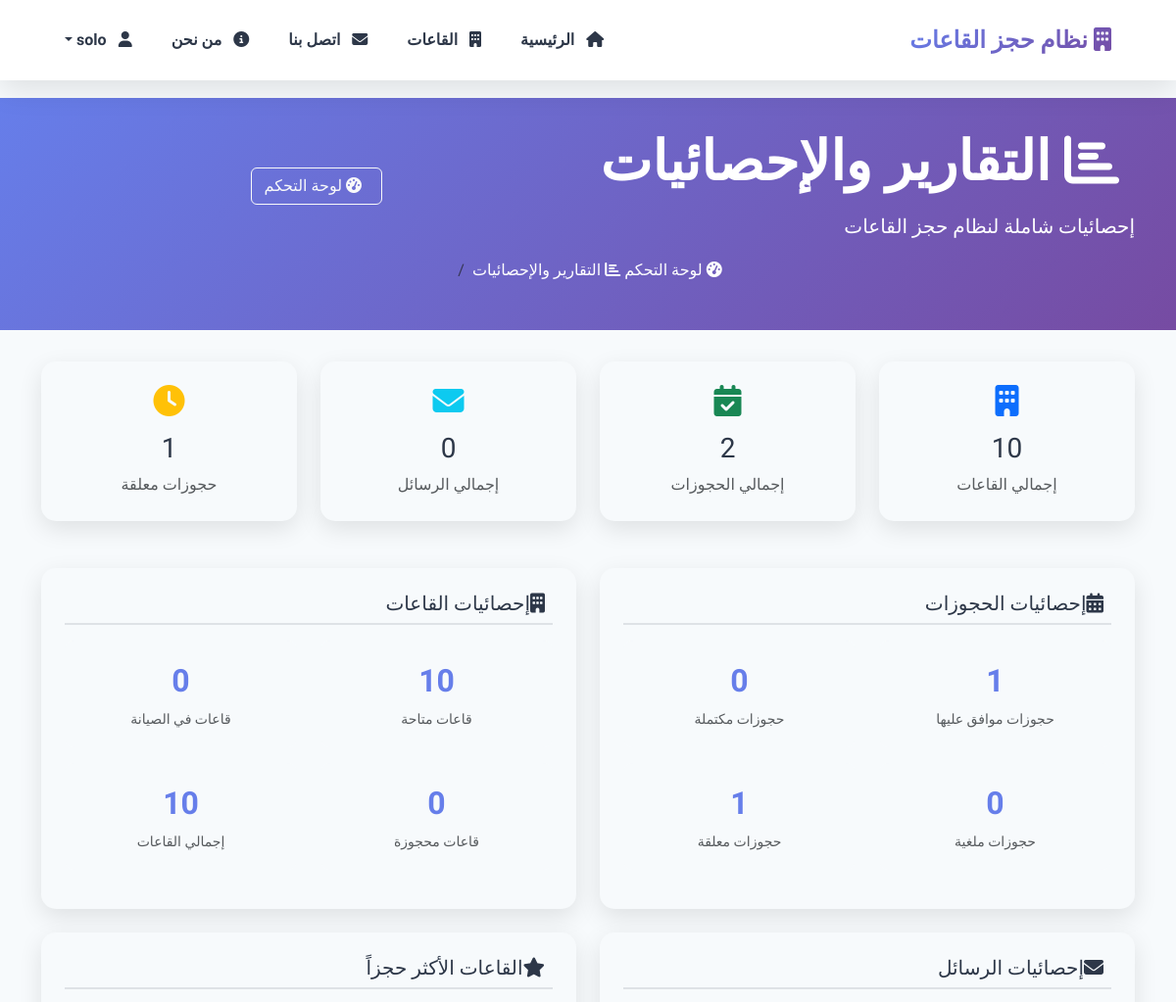
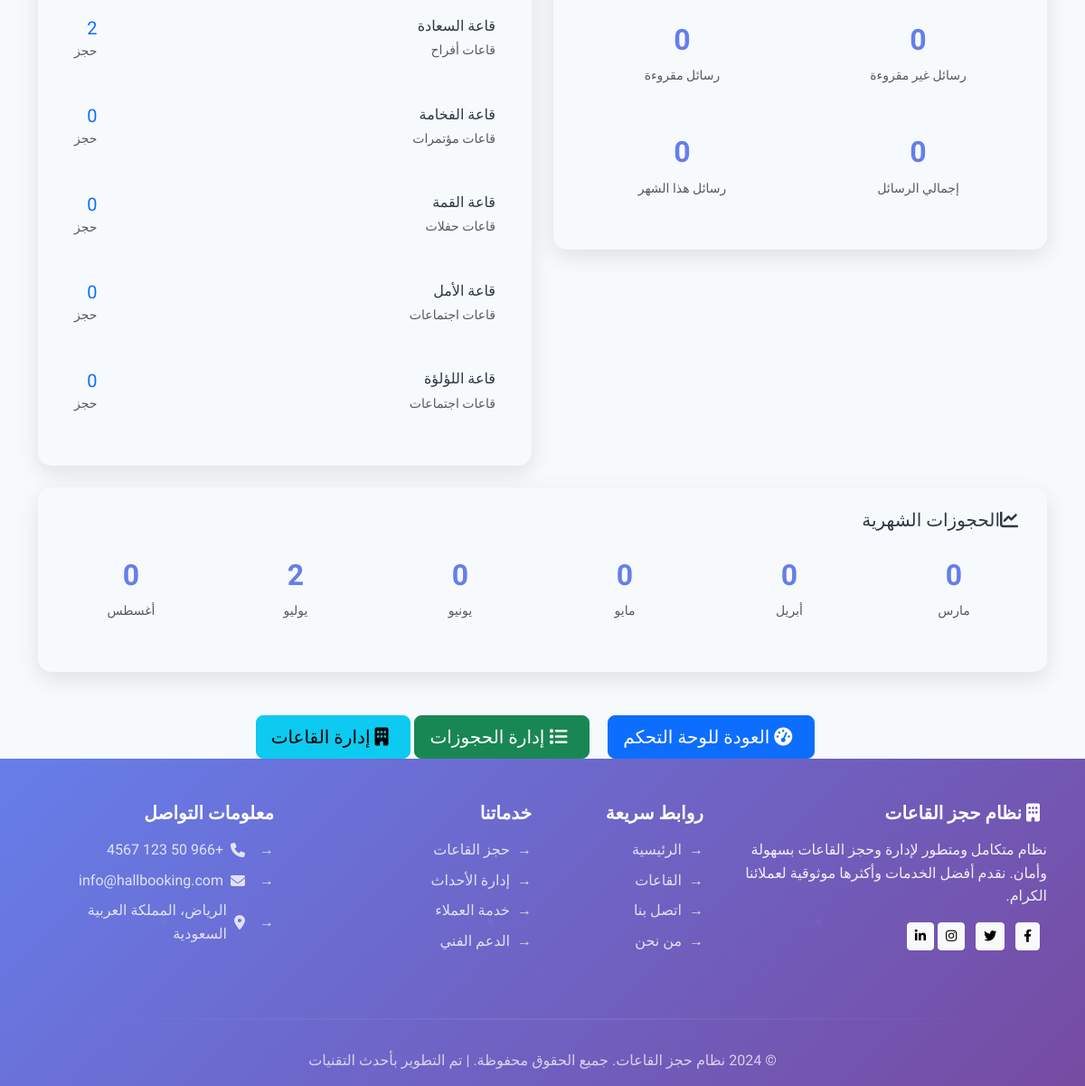
Before: /dashboard/reports/ (signed in) with the older database file (2 pictures, top to bottom).
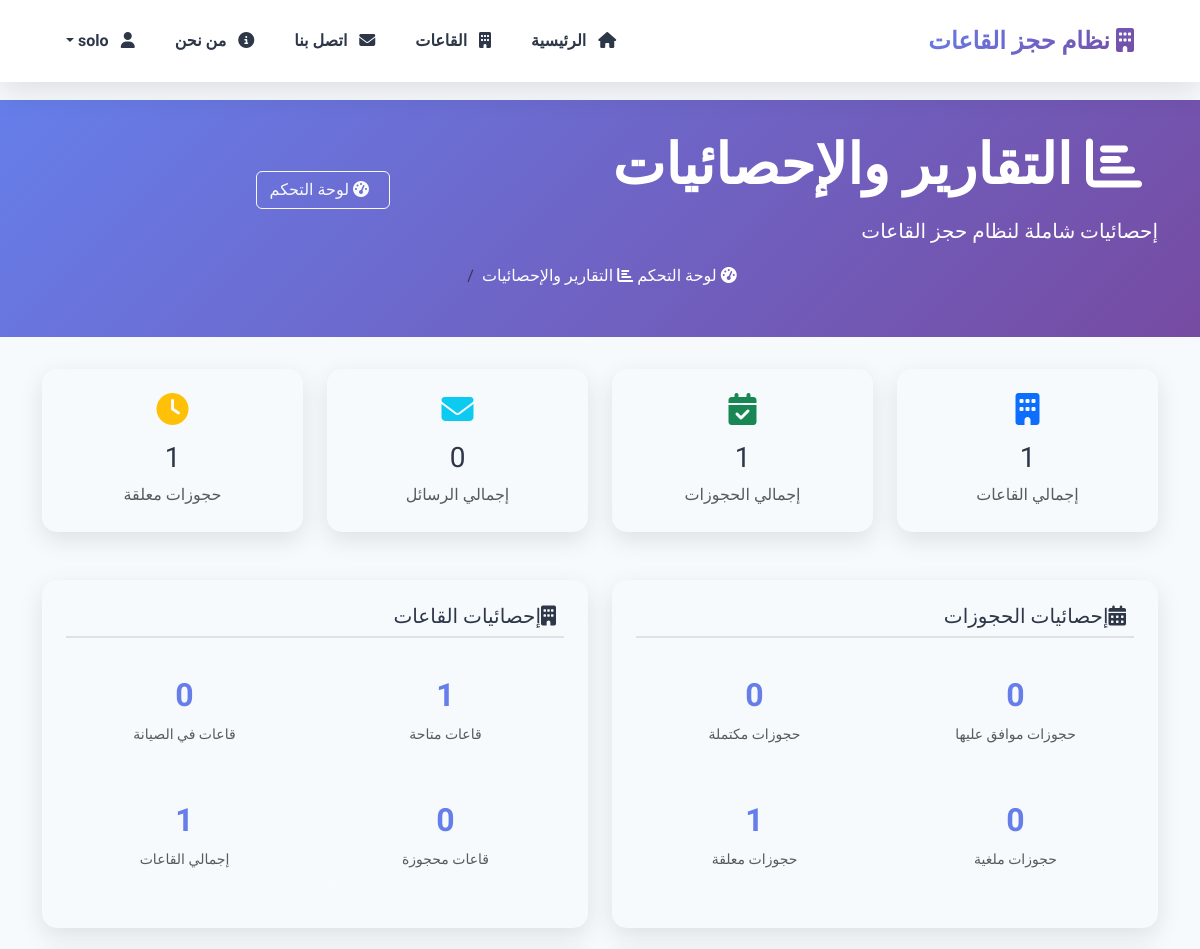
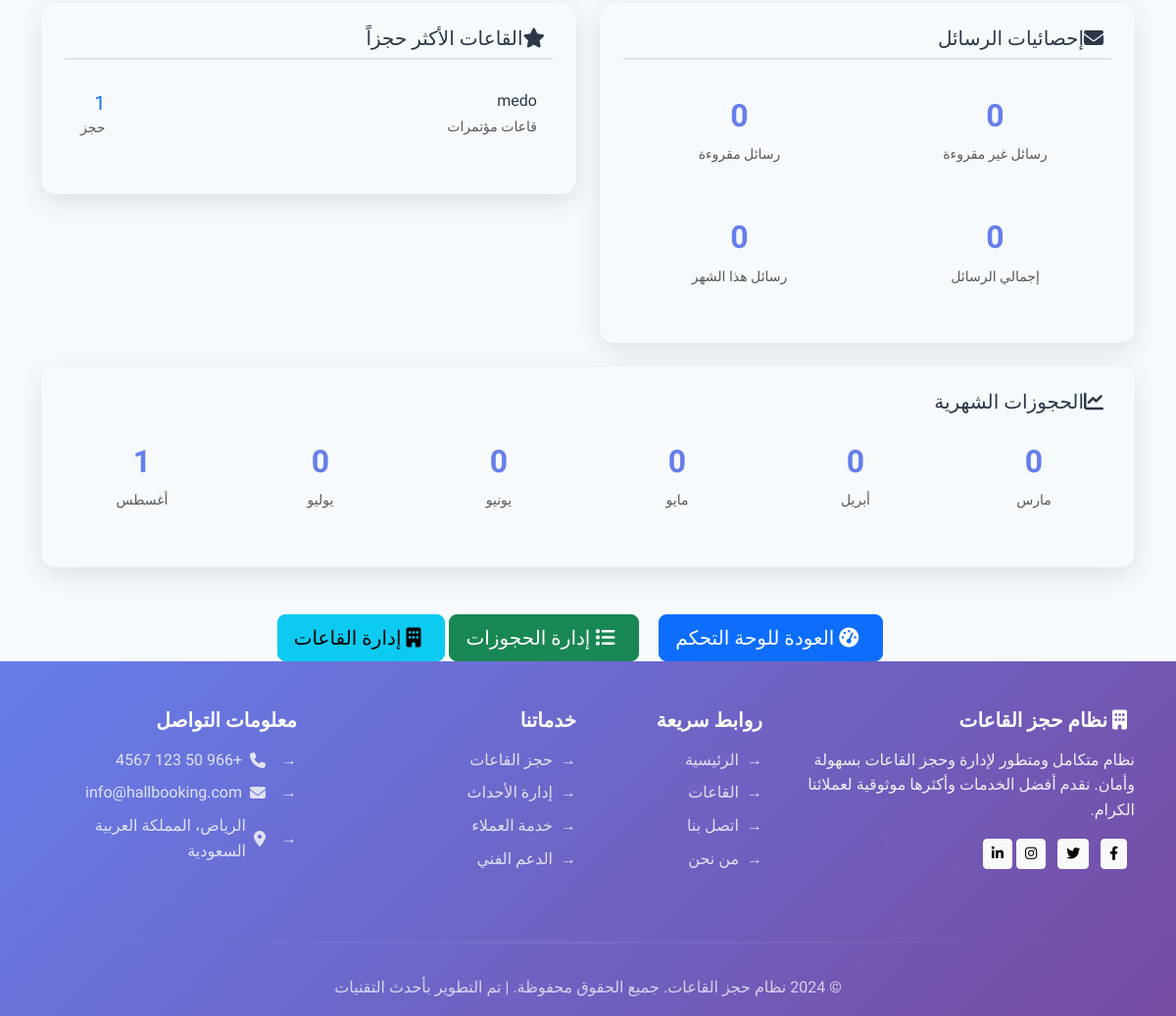
After: the same page with the newer database file (2 pictures, top to bottom).
### hall_booking/models.py (models this page shows, shortened)
class Hall(models.Model):
    STATUS_CHOICES = [
        ('available', 'متاح'),
        ('maintenance', 'صيانة'),
        ('booked', 'محجوز'),
    ]
    name = models.CharField(max_length=200, verbose_name="اسم القاعة")
    category = models.ForeignKey(Category, on_delete=models.CASCADE, verbose_name="الفئة")
    description = models.TextField(verbose_name="الوصف")
    capacity = models.PositiveIntegerField(verbose_name="السعة")
    price_per_hour = models.DecimalField(max_digits=10, decimal_places=2, verbose_name="السعر للساعة")
    image = models.ImageField(upload_to='halls/', verbose_name="الصورة")
    status = models.CharField(max_length=20, choices=STATUS_CHOICES, default='available', verbose_name="الحالة")
    features = models.JSONField(default=list, verbose_name="المميزات")
    created_at = models.DateTimeField(auto_now_add=True, verbose_name="تاريخ الإنشاء")
    updated_at = models.DateTimeField(auto_now=True, verbose_name="تاريخ التحديث")
    class Meta:
        verbose_name = "قاعة"
        verbose_name_plural = "القاعات"

class Category(models.Model):
    name = models.CharField(max_length=100, verbose_name="اسم الفئة")
    description = models.TextField(verbose_name="الوصف")
    icon = models.CharField(max_length=50, default="fas fa-building", verbose_name="الأيقونة")
    class Meta:
        verbose_name = "فئة القاعة"
        verbose_name_plural = "فئات القاعات"

### hall_booking/views.py (the view)
# urls.py: path('dashboard/reports/', views.admin_reports, name='admin_reports'),
@login_required
@user_passes_test(is_admin)
def admin_reports(request):
    total_halls = Hall.objects.count()
    total_bookings = Booking.objects.count()
    total_contacts = Contact.objects.count()
    pending_bookings = Booking.objects.filter(status='pending').count()
    approved_bookings = Booking.objects.filter(status='approved').count()
    completed_bookings = Booking.objects.filter(status='completed').count()
    cancelled_bookings = Booking.objects.filter(status='cancelled').count()
    available_halls = Hall.objects.filter(status='available').count()
    maintenance_halls = Hall.objects.filter(status='maintenance').count()
    booked_halls = Hall.objects.filter(status='booked').count()
    unread_contacts = Contact.objects.filter(is_read=False).count()
    read_contacts = Contact.objects.filter(is_read=True).count()
    current_month = timezone.now().month
    current_year = timezone.now().year
    monthly_bookings = []
    for i in range(6):
        month = current_month - i
        year = current_year
        if month <= 0:
            month += 12
            year -= 1
        count = Booking.objects.filter(
            created_at__year=year,
            created_at__month=month
        ).count()
        month_name = {
            1: 'يناير', 2: 'فبراير', 3: 'مارس', 4: 'أبريل',
            5: 'مايو', 6: 'يونيو', 7: 'يوليو', 8: 'أغسطس',
            9: 'سبتمبر', 10: 'أكتوبر', 11: 'نوفمبر', 12: 'ديسمبر'
        }[month]
        monthly_bookings.append({
            'month': month_name,
            'count': count
        })
    monthly_bookings.reverse()
    popular_halls = Hall.objects.annotate(
        booking_count=Count('booking')
    ).order_by('-booking_count')[:5]
    context = {
        'total_halls': total_halls,
        'total_bookings': total_bookings,
        'total_contacts': total_contacts,
        'pending_bookings': pending_bookings,
        'approved_bookings': approved_bookings,
        'completed_bookings': completed_bookings,
        'cancelled_bookings': cancelled_bookings,
        'available_halls': available_halls,
        'maintenance_halls': maintenance_halls,
        'booked_halls': booked_halls,
        'unread_contacts': unread_contacts,
        'read_contacts': read_contacts,
        'monthly_bookings': monthly_bookings,
        'popular_halls': popular_halls,
    }
    return render(request, 'hall_booking/admin/reports.html', context)

### hall_booking/views.py (called while the page is built)
def is_admin(user):
    return user.is_staff

### hall_booking/templates/hall_booking/admin/reports.html (shortened to what the changed rows need)
{% extends 'hall_booking/base.html' %}
{% load static %}
{% block content %}
<div class="reports-header">
    <div class="container">
        <div class="row align-items-center">
            <div class="col-md-8">
                <h1 class="display-4 fw-bold mb-3">
                    <i class="fas fa-chart-bar me-3"></i>
                    التقارير والإحصائيات
                </h1>
            </div>
        </div>
    </div>
</div>
<div class="container">
    <div class="row mb-4">
        <div class="col-md-3">
            <div class="stats-card text-center">
                <i class="fas fa-building fa-2x text-primary mb-3"></i>
                <h3>{{ total_halls }}</h3>
                <p class="text-muted mb-0">إجمالي القاعات</p>
            </div>
        </div>
        <div class="col-md-3">
            <div class="stats-card text-center">
                <i class="fas fa-calendar-check fa-2x text-success mb-3"></i>
                <h3>{{ total_bookings }}</h3>
                <p class="text-muted mb-0">إجمالي الحجوزات</p>
            </div>
        </div>
    </div>
    <div class="row">
        <div class="col-lg-6">
            <div class="report-section">
                <div class="row">
                    <div class="col-md-6">
                        <div class="monthly-stat">
                            <div class="stat-number">{{ approved_bookings }}</div>
                            <small class="text-muted">حجوزات موافق عليها</small>
                        </div>
                    </div>
                </div>
            </div>
        </div>
        <div class="col-lg-6">
            <div class="report-section">
                <div class="row">
                    <div class="col-md-6">
                        <div class="monthly-stat">
                            <div class="stat-number">{{ available_halls }}</div>
                            <small class="text-muted">قاعات متاحة</small>
                        </div>
                    </div>
                </div>
                <div class="row">
                    <div class="col-md-6">
                        <div class="monthly-stat">
                            <div class="stat-number">{{ total_halls }}</div>
                            <small class="text-muted">إجمالي القاعات</small>
                        </div>
                    </div>
                </div>
            </div>
        </div>
    </div>
    <div class="row">
        <div class="col-lg-6">
            <div class="report-section">
                {% for hall in popular_halls %}
                <div class="popular-hall">
                    <div class="d-flex justify-content-between align-items-center">
                        <div>
                            <h6 class="mb-1">{{ hall.name }}</h6>
                            <small class="text-muted">{{ hall.category.name }}</small>
                        </div>
                        <div class="text-end">
                            <div class="h5 mb-0 text-primary">{{ hall.booking_count }}</div>
                            <small class="text-muted">حجز</small>
                        </div>
                    </div>
                </div>
                {% empty %}
                <p class="text-muted text-center">لا توجد بيانات كافية</p>
                {% endfor %}
            </div>
        </div>
    </div>
    <div class="row">
        <div class="col-12">
            <div class="chart-container">
                <div class="row">
                    {% for month_data in monthly_bookings %}
                    <div class="col-md-2">
                        <div class="monthly-stat">
                            <div class="stat-number">{{ month_data.count }}</div>
                            <small class="text-muted">{{ month_data.month }}</small>
                        </div>
                    </div>
                    {% endfor %}
                </div>
            </div>
        </div>
    </div>
</div>
{% endblock %}

Changed rows visible on the page:
removed Hall: name "قاعة السعادة", category.name "قاعات أفراح", booking_count "2"
removed Hall: name "قاعة الفخامة", category.name "قاعات مؤتمرات", booking_count "0"
removed Hall: name "قاعة القمة", category.name "قاعات حفلات", booking_count "0"
removed Hall: name "قاعة الأمل", category.name "قاعات اجتماعات", booking_count "0"
removed Hall: name "قاعة اللؤلؤة", category.name "قاعات اجتماعات", booking_count "0"
added Hall: name "medo", category.name "قاعات مؤتمرات", booking_count "1"
Other visible differences:
{{ total_halls }}: "10" → "1"
{{ total_bookings }}: "2" → "1"
{{ approved_bookings }}: "1" → "0"
{{ available_halls }}: "10" → "1"
new list line: "0 يوليو"
new list line: "1 أغسطس"
list line gone: "2 يوليو"
list line gone: "0 أغسطس"
